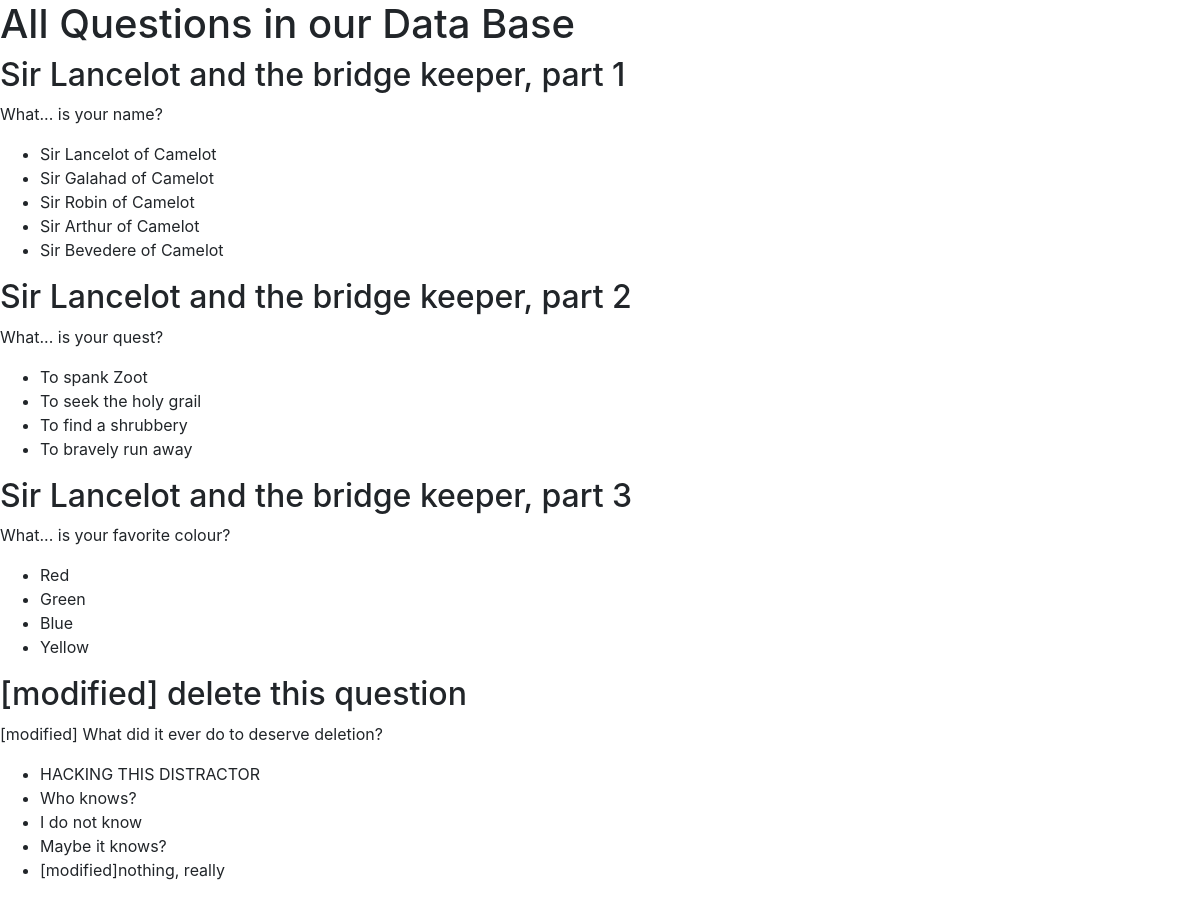
The app's page /, older data.
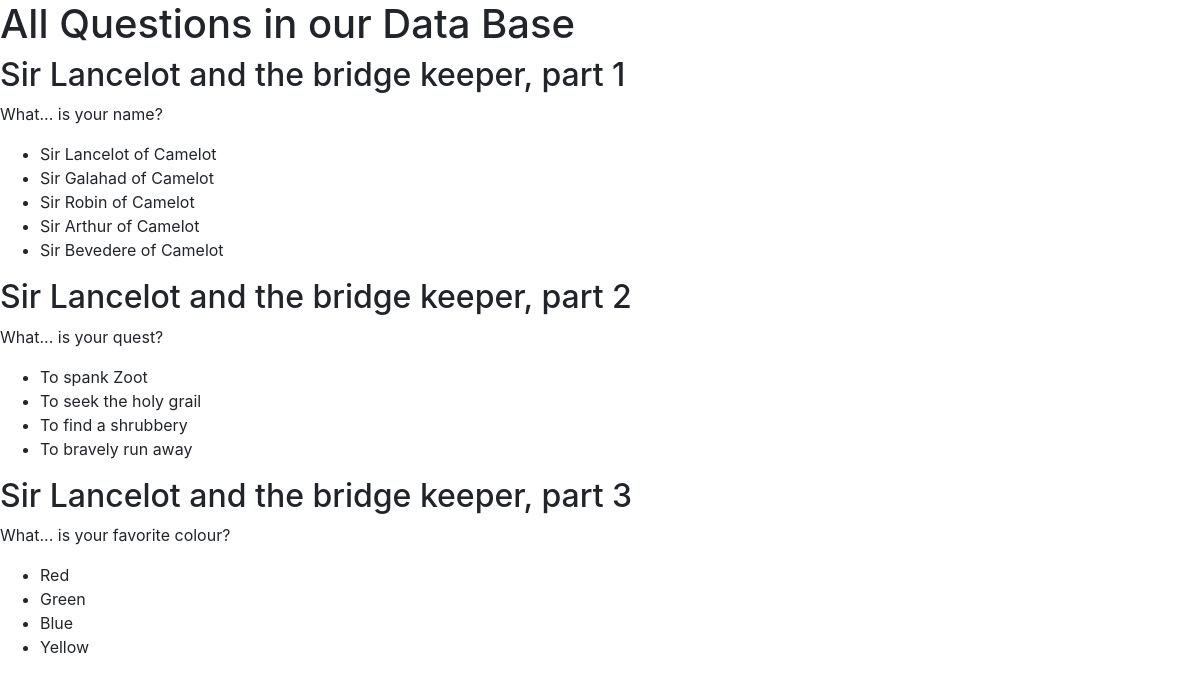
The same page, newer data.
### evopie/models.py (models this page shows, shortened)
class Question(DB.Model):
    id = DB.Column(DB.Integer, primary_key=True)
    title = DB.Column(DB.String, nullable=False)
    stem = DB.Column(DB.String, nullable=False)
    answer = DB.Column(DB.String, nullable=False)
    distractors = DB.relationship('Distractor', backref='question', lazy=True)
    quiz_questions = DB.relationship('QuizQuestion', backref='question', lazy=True)
    def dump_as_dict(self):
        q = {
            "id" : self.id,
            "title" : self.title,
            "stem" : self.stem,
            "answer" : self.answer,
            "alternatives" : []
        }
        q['alternatives'] = [d.answer for d in self.distractors]
        q['alternatives'].append(self.answer)
        shuffle(q['alternatives'])
        return q

class Distractor(DB.Model):
    id = DB.Column(DB.Integer, primary_key=True)
    answer = DB.Column(DB.String, nullable=False)
    question_id = DB.Column(None, DB.ForeignKey('question.id'))

### evopie/routes_pages.py (the view)
@pages.route('/')
def index():
    all_quizzes =  [q.dump_as_dict() for q in models.Question.query.all()]
    return render_template('index.html', quizzes=all_quizzes)

### evopie/templates/index.html (shortened to what this page needs)
{% extends 'base.html' %}
{% block content %}
  <h1>All Questions in our Data Base</h1>
  {% for quiz in quizzes %}
      <div>
          <h2> {{ quiz['title'] }}       </h2>
          <p>  {{ quiz['stem'] }}    </p>
          <ul>
              {% for alternative in quiz['alternatives'] %}
                  <li> {{ alternative }} </li>
              {% endfor %}
          </ul>
      </div>
  {% endfor %}
{% endblock %}

### evopie/templates/base.html (shortened to what this page needs)
<!doctype html>
<html lang="en">
    <head>
        <link rel="stylesheet" href="https://stackpath.bootstrapcdn.com/bootstrap/4.5.0/css/bootstrap.min.css">
        <link rel="stylesheet" href="{{ url_for('static', filename='basestyle.css') }}">
    </head>
    <body>
    {% block content %}
    {% endblock %}
    </body>
</html>

Row changes from the older to the newer data that the page shows:
removed Question: title "[modified] delete this question", stem "[modified] What did it ever do to deserve deletion?", answer "[modified]nothing, really"
removed Distractor: answer "HACKING THIS DISTRACTOR", shown under "[modified] delete this question"
removed Distractor: answer "Who knows?", shown under "[modified] delete this question"
removed Distractor: answer "I do not know", shown under "[modified] delete this question"
removed Distractor: answer "Maybe it knows?", shown under "[modified] delete this question"
